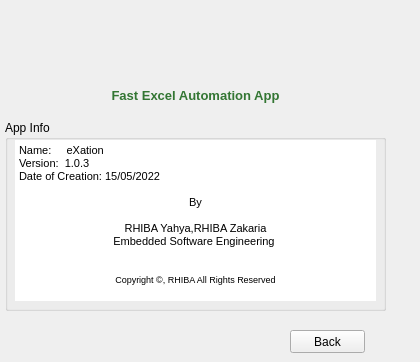
      <widget class="QWidget" name="page_7">
       <widget class="QLabel" name="label_26">
        <property name="geometry">
         <rect>
          <x>-10</x>
          <y>80</y>
          <width>411</width>
          <height>31</height>
         </rect>
        </property>
        <property name="styleSheet">
         <string notr="true">font: 14pt &quot;Terminal&quot;;
color: rgba(0, 85, 0, 201);</string>
        </property>
        <property name="text">
         <string>&lt;html&gt;&lt;head/&gt;&lt;body&gt;&lt;p align=&quot;center&quot;&gt;&lt;span style=&quot; font-size:10pt; font-weight:600;&quot;&gt;Fast Excel Automation App&lt;/span&gt;&lt;/p&gt;&lt;/body&gt;&lt;/html&gt;</string>
        </property>
       </widget>
       <widget class="QGroupBox" name="groupBox_4">
        <property name="geometry">
         <rect>
          <x>5</x>
          <y>120</y>
          <width>381</width>
          <height>191</height>
         </rect>
        </property>
        <property name="title">
         <string>App Info</string>
        </property>
        <widget class="QTextBrowser" name="textBrowser_3">
         <property name="geometry">
          <rect>
           <x>10</x>
           <y>20</y>
           <width>361</width>
           <height>161</height>
          </rect>
         </property>
         <property name="styleSheet">
          <string notr="true">border:none;</string>
         </property>
         <property name="html">
          <string>&lt;!DOCTYPE HTML PUBLIC &quot;-//W3C//DTD HTML 4.0//EN&quot; &quot;http://www.w3.org/TR/REC-html40/strict.dtd&quot;&gt;
&lt;html&gt;&lt;head&gt;&lt;meta name=&quot;qrichtext&quot; content=&quot;1&quot; /&gt;&lt;style type=&quot;text/css&quot;&gt;
p, li { white-space: pre-wrap; }
&lt;/style&gt;&lt;/head&gt;&lt;body style=&quot; font-family:'MS Shell Dlg 2'; font-size:8.25pt; font-weight:400; font-style:normal;&quot;&gt;
&lt;p style=&quot; margin-top:0px; margin-bottom:0px; margin-left:0px; margin-right:0px; -qt-block-indent:0; text-indent:0px;&quot;&gt;Name:     eXation&lt;/p&gt;
&lt;p style=&quot; margin-top:0px; margin-bottom:0px; margin-left:0px; margin-right:0px; -qt-block-indent:0; text-indent:0px;&quot;&gt;Version:  1.0.3&lt;/p&gt;
&lt;p style=&quot; margin-top:0px; margin-bottom:0px; margin-left:0px; margin-right:0px; -qt-block-indent:0; text-indent:0px;&quot;&gt;Date of Creation: 15/05/2022&lt;/p&gt;
&lt;p style=&quot;-qt-paragraph-type:empty; margin-top:0px; margin-bottom:0px; margin-left:0px; margin-right:0px; -qt-block-indent:0; text-indent:0px;&quot;&gt;&lt;br /&gt;&lt;/p&gt;
&lt;p align=&quot;center&quot; style=&quot; margin-top:0px; margin-bottom:0px; margin-left:0px; margin-right:0px; -qt-block-indent:0; text-indent:0px;&quot;&gt;&lt;span style=&quot; font-size:8pt;&quot;&gt;By&lt;/span&gt;&lt;/p&gt;
&lt;p align=&quot;center&quot; style=&quot;-qt-paragraph-type:empty; margin-top:0px; margin-bottom:0px; margin-left:0px; margin-right:0px; -qt-block-indent:0; text-indent:0px; font-size:8pt;&quot;&gt;&lt;br /&gt;&lt;/p&gt;
&lt;p align=&quot;center&quot; style=&quot; margin-top:0px; margin-bottom:0px; margin-left:0px; margin-right:0px; -qt-block-indent:0; text-indent:0px;&quot;&gt;&lt;span style=&quot; font-size:8pt;&quot;&gt;RHIBA Yahya,RHIBA Zakaria&lt;/span&gt;&lt;/p&gt;
&lt;p align=&quot;center&quot; style=&quot; margin-top:0px; margin-bottom:0px; margin-left:0px; margin-right:0px; -qt-block-indent:0; text-indent:0px;&quot;&gt;&lt;span style=&quot; font-size:8pt;&quot;&gt;Embedded Software Engineering &lt;/span&gt;&lt;/p&gt;
&lt;p align=&quot;center&quot; style=&quot;-qt-paragraph-type:empty; margin-top:0px; margin-bottom:0px; margin-left:0px; margin-right:0px; -qt-block-indent:0; text-indent:0px;&quot;&gt;&lt;br /&gt;&lt;/p&gt;
&lt;p align=&quot;center&quot; style=&quot;-qt-paragraph-type:empty; margin-top:0px; margin-bottom:0px; margin-left:0px; margin-right:0px; -qt-block-indent:0; text-indent:0px;&quot;&gt;&lt;br /&gt;&lt;/p&gt;
&lt;p align=&quot;center&quot; style=&quot; margin-top:0px; margin-bottom:0px; margin-left:0px; margin-right:0px; -qt-block-indent:0; text-indent:0px;&quot;&gt;&lt;span style=&quot; font-size:7pt;&quot;&gt;Copyright ©, RHIBA All Rights Reserved&lt;/span&gt;&lt;/p&gt;&lt;/body&gt;&lt;/html&gt;</string>
         </property>
        </widget>
       </widget>
       <widget class="QPushButton" name="pushButton_9">
        <property name="geometry">
         <rect>
          <x>290</x>
          <y>330</y>
          <width>75</width>
          <height>23</height>
         </rect>
        </property>
        <property name="text">
         <string>Back</string>
        </property>
       </widget>
       <widget class="QLabel" name="label_27">
        <property name="geometry">
         <rect>
          <x>180</x>
          <y>30</y>
          <width>41</width>
          <height>41</height>
         </rect>
        </property>
        <property name="text">
         <string/>
        </property>
        <property name="pixmap">
         <pixmap>icon.png</pixmap>
        </property>
        <property name="scaledContents">
         <bool>true</bool>
        </property>
       </widget>
      </widget>
